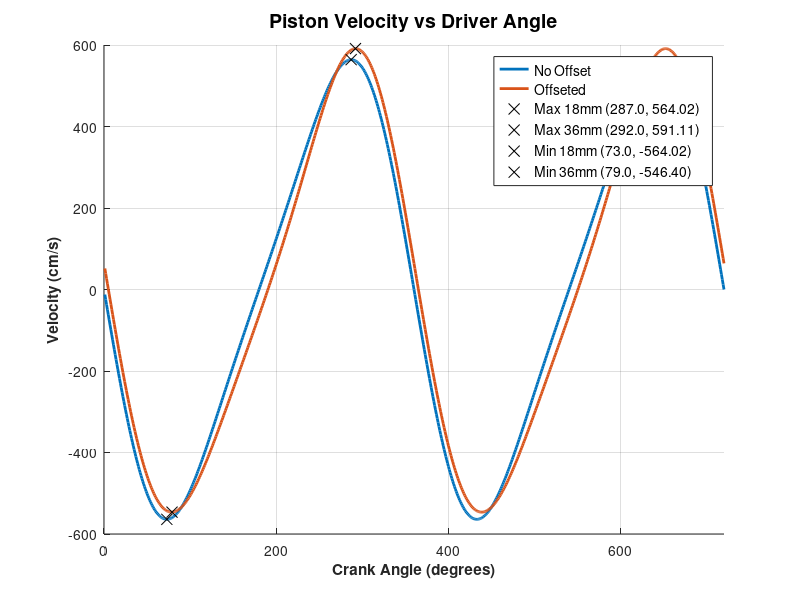

Source code (MATLAB): (Note: this script raises an error after producing the figure.)
clc; clear; % Clear command window and workspace
 
%%%%% Link Lengths %%%%
% Inputs
crank_angle = 1:720;            % Range of crank angles (degrees)
crank_length = 5.1;             % Length of the crank (cm)
coupler_length = 15.1;          % Length of the coupler (cm)
r0 = 0;                         % Offset between crankshaft and piston centerlines (cm)
r1 = -1.8;                      % Offset between crankshaft and piston centerlines (cm)
ground_angle = 0;               % Angle of the ground (degrees)
w2 = 1000 * pi/30;              % Angular velocity of the crank (ms^-1)
alpha2 = 0;                     % Initial angular acceleration (ms^-2)
L = 2 * crank_length;           % Total stroke length (cm)
R = coupler_length / crank_length; % Ratio of coupler to driver length
rc0 = 10.05;                    % Compression ratio
rc1 = 10.1;                     % Compression ratio for offset
B = 9.3;                        % Bore radius
vdisp0 = 692.9;                 % total displaced volume in (cc)
vdisp1 = 697.9;                 % total displaced volume for offset in (cc)
 
s_length0 = zeros(1, length(crank_angle)); % Preallocate s_length for efficiency
s_length1 = zeros(1, length(crank_angle)); % Preallocate s_length for efficiency
coupler_angle0 = zeros(1, length(crank_angle)); % Preallocate for coupler angles
coupler_angle1 = zeros(1, length(crank_angle)); % Preallocate for coupler angles
vel_piston0 = zeros(1, length(crank_angle)); % Preallocate for velocities
vel_piston1 = zeros(1, length(crank_angle)); % Preallocate for velocities
 
for i = 1:length(crank_angle)
    %%% Position Analysis %%%
    % Solve for s_length (length on follower track)
    tempa = 1;
    tempb = -2 * crank_length * cosd(crank_angle(i));
    tempc0 = crank_length^2 + r0^2 - coupler_length^2 + 2 * r0 * crank_length * sind(crank_angle(i));
    tempc1 = crank_length^2 + r1^2 - coupler_length^2 + 2 * r1 * crank_length * sind(crank_angle(i));

    tempbdot = 2 * crank_length * w2 * sind(crank_angle(i));
    tempc0dot = 0; % No derivative for tempc0
    tempc1dot = 2 * r1 * crank_length * w2 * cosd(crank_angle(i));

    % Calculate s_length for both configurations
    s_length0(i) = (-tempb + sqrt(tempb^2 - 4 * tempa * tempc0)) / (2 * tempa);
    s_length1(i) = (-tempb + sqrt(tempb^2 - 4 * tempa * tempc1)) / (2 * tempa);

    % Calculate coupler angles using atan2
    coupler_angle0(i) = atan2d(sqrt((s_length0(i) * sind(ground_angle) - r0 - crank_length * sind(crank_angle(i)))^2 / coupler_length^2), ...
                                   sqrt((s_length0(i) * cosd(ground_angle) - crank_length * cosd(crank_angle(i)))^2 / coupler_length^2));

    coupler_angle1(i) = atan2d(sqrt((s_length1(i) * sind(ground_angle) - r1 - crank_length * sind(crank_angle(i)))^2 / coupler_length^2), ...
                                   sqrt((s_length1(i) * cosd(ground_angle) - crank_length * cosd(crank_angle(i)))^2 / coupler_length^2));

    %%% Velocity Analysis %%%
    % Calculate piston velocities for both configurations
    vel_piston0(i) = 0.5 * (-tempbdot + (0.5 / sqrt(tempb^2 - 4 * tempa * tempc0)) * (2 * tempb * tempbdot - 4 * tempc0dot));
    vel_piston1(i) = 0.5 * (-tempbdot + (0.5 / sqrt(tempb^2 - 4 * tempa * tempc1)) * (2 * tempb * tempbdot - 4 * tempc1dot));
end

%%% Displacement Calculation %%%
c_length0 = max(s_length0) - s_length0;
%%% Displaced Volume Calculation %%%
total_volume0 = vdisp0/(rc0 -1) + ((pi*B^2)/4)*c_length0;
 
%%% Displacement Calculation %%%
c_length1 = max(s_length1) - s_length1;
%%% Displaced Volume Calculation %%%
total_volume1 = vdisp1/(rc1 -1) + ((pi*B^2)/4)*c_length1;
 
 
% Plot Velocities vs Driver Angle
figure('Name', 'Velocity vs Driver Angle');
hold on; % Hold on to add more elements to the plot
grid on;
% Plot Title
title('Piston Velocity vs Driver Angle', 'FontWeight', 'bold', 'FontSize', 14);
% Plot the velocities
plot(crank_angle, vel_piston0, 'LineWidth', 2, 'DisplayName', 'No Offset');
plot(crank_angle, vel_piston1, 'LineWidth', 2, 'DisplayName', 'Offseted');
% Axis labels
xlabel('Crank Angle (degrees)', 'FontWeight', 'bold');
ylabel('Velocity (cm/s)', 'FontWeight', 'bold');
% Set limits
xlim([0 length(crank_angle)]); % Assuming crank_angle ranges from 0 to 360 degrees
% Legend
legend('Location', 'best', 'FontSize', 10);
%calculate max values
[piston0_max, piston0_index] = max(vel_piston0);
[piston1_max, piston1_index] = max(vel_piston1);
plot(crank_angle(piston0_index), piston0_max, 'kx', 'MarkerSize', 8, 'DisplayName', sprintf('Max 18mm (%.1f, %.2f)', crank_angle(piston0_index), piston0_max)); 
plot(crank_angle(piston1_index), piston1_max, 'kx', 'MarkerSize', 8, 'DisplayName', sprintf('Max 36mm (%.1f, %.2f)', crank_angle(piston1_index), piston1_max));
%calculate minimum values
[piston0_min, piston0_index] = min(vel_piston0);
[piston1_min, piston1_index] = min(vel_piston1);
plot(crank_angle(piston0_index), piston0_min, 'kx', 'MarkerSize', 8, 'DisplayName', sprintf('Min 18mm (%.1f, %.2f)', crank_angle(piston0_index), piston0_min)); 
plot(crank_angle(piston1_index), piston1_min, 'kx', 'MarkerSize', 8, 'DisplayName', sprintf('Min 36mm (%.1f, %.2f)', crank_angle(piston1_index), piston1_min));
xline(90, 'k--', 'DisplayName', '90 degrees')
xline(180, 'k--', 'DisplayName', '180 degrees')
xline(270, 'k--', 'DisplayName', '270 degrees')
% Set axis properties
set(gca, 'FontSize', 12, 'FontWeight', 'bold');
hold off;
 
 
 
% Plot Displacement vs Driver Angle
figure('Name', 'Displacement vs Driver Angle');
hold on; % Hold on to add more elements to the plot
grid on;
% Plot Title
title('Piston Displacement vs Driver Angle', 'FontWeight', 'bold', 'FontSize', 14);
% Plot the velocities
plot(crank_angle, c_length0, 'LineWidth', 2, 'DisplayName', 'No Offset');
plot(crank_angle, c_length1, 'LineWidth', 2, 'DisplayName', 'Offseted');
% Axis labels
xlabel('Crank Angle (degrees)', 'FontWeight', 'bold');
ylabel('Displacement (cm)', 'FontWeight', 'bold');
% Set limits
xlim([0 length(crank_angle)]); % Assuming crank_angle ranges from 0 to 360 degrees
% Legend
legend('Location', 'best', 'FontSize', 10);
%calculate max values
[piston0_max, piston0_index] = max(c_length0);
[piston1_max, piston1_index] = max(c_length1);
plot(crank_angle(piston0_index), piston0_max, 'kx', 'MarkerSize', 8, 'DisplayName', sprintf('Max 18mm (%.1f, %.2f)', crank_angle(piston0_index), piston0_max)); 
plot(crank_angle(piston1_index), piston1_max, 'kx', 'MarkerSize', 8, 'DisplayName', sprintf('Max 36mm (%.1f, %.2f)', crank_angle(piston1_index), piston1_max));
%calculate minimum values
[piston0_min, piston0_index] = min(c_length0);
[piston1_min, piston1_index] = min(c_length1);
plot(crank_angle(piston0_index), piston0_min, 'kx', 'MarkerSize', 8, 'DisplayName', sprintf('Min 18mm (%.1f, %.2f)', crank_angle(piston0_index), piston0_min)); 
plot(crank_angle(piston1_index), piston1_min, 'kx', 'MarkerSize', 8, 'DisplayName', sprintf('Min 36mm (%.1f, %.2f)', crank_angle(piston1_index), piston1_min));
xline(90, 'k--', 'DisplayName', '90 degrees')
xline(180, 'k--', 'DisplayName', '180 degrees')
xline(270, 'k--', 'DisplayName', '270 degrees')
% Set axis properties
set(gca, 'FontSize', 12, 'FontWeight', 'bold');
hold off;
 
 
 
% Plot Cylinder Volume vs Driver Angle
figure('Name', 'Piston Volume vs Driver Angle');
hold on; % Hold on to add more elements to the plot
grid on;
% Plot Title
title('Cylinder Volume vs Driver Angle', 'FontWeight', 'bold', 'FontSize', 14);
% Plot the velocities
plot(crank_angle, total_volume0, 'LineWidth', 2, 'DisplayName', 'No Offset');
plot(crank_angle, total_volume1, 'LineWidth', 2, 'DisplayName', 'Offseted');
% Axis labels
xlabel('Crank Angle (degrees)', 'FontWeight', 'bold');
ylabel('Piston Volume (cc)', 'FontWeight', 'bold');
% Set limits
xlim([0 length(crank_angle)]); % Assuming crank_angle ranges from 0 to 360 degrees
% Legend
legend('Location', 'best', 'FontSize', 10);
%calculate max values
[piston0_max, piston0_index] = max(total_volume0);
[piston1_max, piston1_index] = max(total_volume1);
plot(crank_angle(piston0_index), piston0_max, 'kx', 'MarkerSize', 8, 'DisplayName', sprintf('Max 18mm (%.1f, %.2f)', crank_angle(piston0_index), piston0_max)); 
plot(crank_angle(piston1_index), piston1_max, 'kx', 'MarkerSize', 8, 'DisplayName', sprintf('Max 36mm (%.1f, %.2f)', crank_angle(piston1_index), piston1_max));
%calculate minimum values
[piston0_min, piston0_index] = min(total_volume0);
[piston1_min, piston1_index] = min(total_volume1);
plot(crank_angle(piston0_index), piston0_min, 'kx', 'MarkerSize', 8, 'DisplayName', sprintf('Min 18mm (%.1f, %.2f)', crank_angle(piston0_index), piston0_min)); 
plot(crank_angle(piston1_index), piston1_min, 'kx', 'MarkerSize', 8, 'DisplayName', sprintf('Min 36mm (%.1f, %.2f)', crank_angle(piston1_index), piston1_min));
xline(90, 'k--', 'DisplayName', '90 degrees')
xline(180, 'k--', 'DisplayName', '180 degrees')
xline(270, 'k--', 'DisplayName', '270 degrees')
% Set axis properties
set(gca, 'FontSize', 12, 'FontWeight', 'bold');
hold off;

save('data.mat', 'total_volume0', 'total_volume1', 'crank_angle')